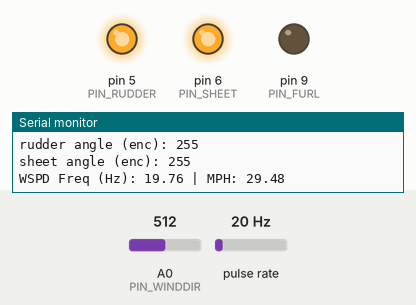
Bench run of a sketch on a simulated Arduino Uno, built with avr-gcc and run on an emulated ATmega328P. Parts: output pins drawn as LEDs (lit = HIGH), the last lines printed to the serial monitor. Wiring (inferred from the names in the program): pulse sensor: data pin 2. The test bench sets the inputs (shaded band); at power-on: A0 (PIN_WINDDIR) = 512, pulse rate 20 Hz.

Above: at 1.2 s.
1.3 s: A0 (PIN_WINDDIR) set to 494
At 2.4 s:
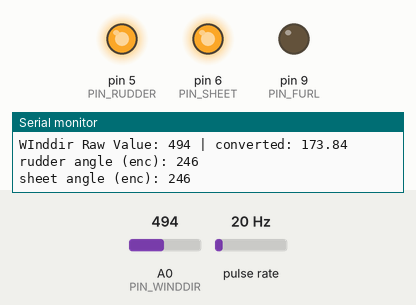
2.8 s: A0 (PIN_WINDDIR) set to 306
At 4.1 s:
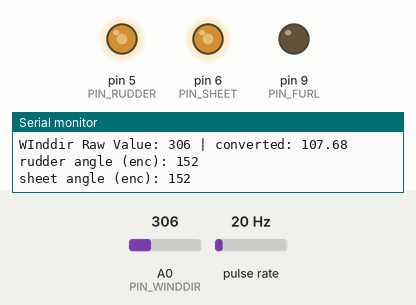
4.4 s: A0 (PIN_WINDDIR) set to 0
At 5.1 s:
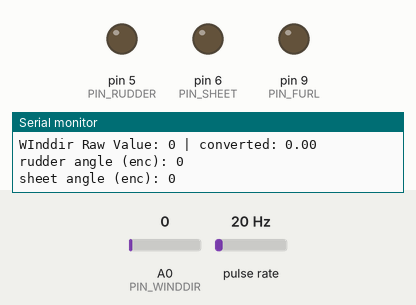
5.9 s: A0 (PIN_WINDDIR) set to 4
At 7.1 s:
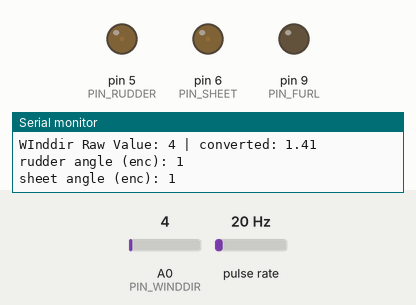
10.4 s: A0 (PIN_WINDDIR) set to 716
At 11.2 s:
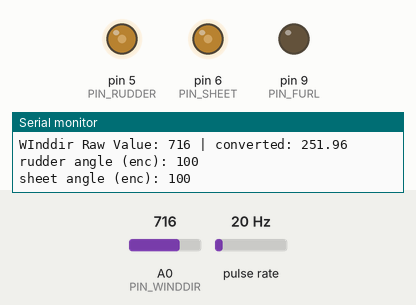
Timing chart, 0 to 12.9 s (numbered marks = the images above; inputs shaded):
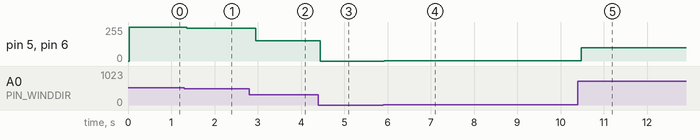

Measured:
- after the input at 1.3 s, pin 5 (PIN_RUDDER), pin 6 (PIN_SHEET): 255/255 → 246/255 after 0.06 s
- after the input at 2.8 s, pin 5 (PIN_RUDDER), pin 6 (PIN_SHEET): 246/255 → 152/255 after 0.15 s
- after the input at 4.4 s, pin 5 (PIN_RUDDER), pin 6 (PIN_SHEET): 152/255 → 0/255 at once
- after the input at 5.9 s, pin 5 (PIN_RUDDER), pin 6 (PIN_SHEET): 0/255 → 1/255 at once
- after the input at 10.4 s, pin 5 (PIN_RUDDER), pin 6 (PIN_SHEET): 1/255 → 100/255 after 0.08 s

The sketch:

sailer1.ino
```cpp
const int PIN_FURL = 9;
const int PIN_SHEET = 6;
const int PIN_RUDDER = 5;
const int PIN_WINDDIR = 14; // A0
const int PIN_WINDSPD = 2;
volatile int windspeed_counter = 0;
unsigned long previousMillis = 0;
const long wspd_interval = 1000; // 1 second
float frequency = 0;
float wspd_mph;
uint8_t rudder_angle = 0;
uint8_t sheet_angle = 0;

void setup()
{
  pinMode(PIN_SHEET, OUTPUT);
  pinMode(PIN_RUDDER, OUTPUT);
  pinMode(PIN_FURL, OUTPUT);
  pinMode(PIN_WINDDIR, INPUT);

  pinMode(PIN_WINDSPD, INPUT_PULLUP);
  attachInterrupt(digitalPinToInterrupt(PIN_WINDSPD), windspdInterrupt, FALLING);

  Serial.begin(9600); // Initialize serial communication

  //todo use software-serial to send AT commands to GPS/LTE.
}

void loop()
{
  int winddir_raw = analogRead(PIN_WINDDIR);
  float winddir_converted = winddir_raw * 360.0 / 1023.0;  // 0-360 degrees
  Serial.print("WInddir Raw Value: ");
  Serial.print(winddir_raw);
  Serial.print(" | converted: ");
  Serial.println(winddir_converted);

  rudder_angle = (uint8_t) (winddir_converted / 180.0 * 255.0);
  Serial.print("rudder angle (enc): ");
  Serial.println(rudder_angle);

  sheet_angle = rudder_angle;
  Serial.print("sheet angle (enc): ");
  Serial.println(sheet_angle);

  analogWrite(PIN_SHEET, sheet_angle);
  analogWrite(PIN_RUDDER, rudder_angle);

  unsigned long currentMillis = millis();

  if (currentMillis - previousMillis >= wspd_interval) {
    // Disable interrupts to safely read and reset the count
    noInterrupts();
    unsigned long localCount = windspeed_counter;
    windspeed_counter = 0;
    interrupts();

    // Calculate Frequency in Hz
    frequency = localCount * (1000.0 / (currentMillis - previousMillis));
    previousMillis = currentMillis;

    // 1.492 mph = 1 switch closure/second
    wspd_mph = frequency * 1.492;
    Serial.print("WSPD Freq (Hz): ");
    Serial.print(frequency);
    Serial.print(" | MPH: ");
    Serial.println(wspd_mph);
  }
  // TODO modes
  delay(100);
}

void windspdInterrupt() {

  windspeed_counter++;
}
```
